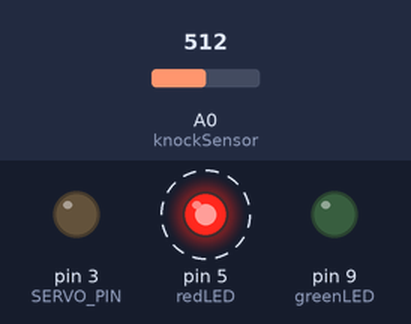
A sketch run on a simulated Arduino Uno, built with avr-gcc and run on an emulated ATmega328P. Shown: output pins drawn as LEDs (lit = HIGH). Dashed ring = blinking. The test bench sets the inputs (shaded band); at power-on: A0 (knockSensor) = 512.

Above: at 1.25 s.
1.3 s: A0 (knockSensor) set to 434
4.3 s: A0 (knockSensor) set to 411
At 5.9 s:
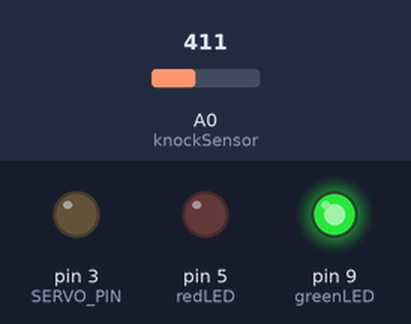
7.3 s: A0 (knockSensor) set to 430
At 9.5 s:
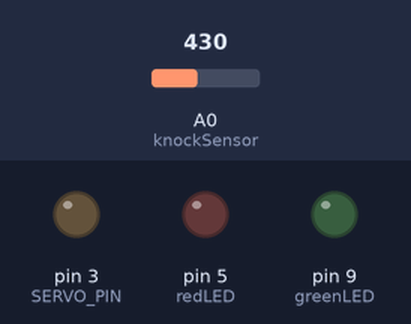
Timing chart, 0 to 16.3 s (numbered marks = the images above; inputs shaded):
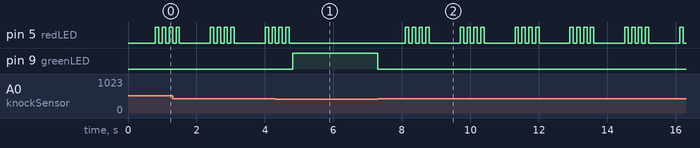

Measured:
- the behaviour switches between 420 and 419 on A0 (knockSensor) (found by bisection; images 0 and 1)
- after the input at 4.3 s, pin 5 (redLED): goes on until 4.7 s, then stays LOW; pin 9 (greenLED): LOW → HIGH after 0.51 s
- after the input at 7.3 s, pin 5 (redLED): LOW → HIGH after 0.80 s, then repeats every 1.6 s: 3 × (LOW 0.10 s, HIGH 0.10 s), LOW 0.90 s, HIGH 0.10 s; pin 9 (greenLED): HIGH → LOW at once

The sketch:

tempoTest.ino
```cpp
// (licence header left out)
//servo position definitions
#define LOCK_POSITION 2000
#define OPEN_POSITION 1200

// Pin definitions
#define SERVO_PIN 3//for servo library
const int knockSensor = A0;           // Microphone on pin A0.
const int servoMotor = 3;             // Gear motor used to turn the lock.
const int redLED = 5;                 // Red LED for warning
const int greenLED = 9;               // Green LED for displaying the pattern and showing correctness

// Tuning constants
const int threshold = 420;            // Minimum signal from the microphone to register as a knock
const int rejectValue = 25;           // If an individual knock is off by this percentage of a knock we don't unlock..
const int averageRejectValue = 15;    // If the average timing of the knocks is off by this percent we don't unlock.
const int knockFadeTime = 100;        // Milliseconds we allow a knock to fade before we listen for another one. (Debounce timer.)
const int lockTurnTime = 100;         // Milliseconds that we run the servo to get it into position.
const int numKnocks = 7;              // Number number of knocks to listen for.
const int knockComplete = 3000;       // Longest time to wait for a knock before we assume that it's finished.

// Variables.
int secretCode[numKnocks] = {50, 25, 25, 50, 100, 50, 0};   // Initial setup: "Shave and a Hair Cut, two bits."
int knockReadings[numKnocks];                               // When someone knocks this array fills with delays between knocks.
int knockSensorValue = 0;                                   // Last reading of the knock sensor.
int is_locked = false;                                      // Flag, indicates if the box is locked for now, present status

void setup() {
  pinMode(servoMotor, OUTPUT);
  pinMode(redLED, OUTPUT);
  pinMode(greenLED, OUTPUT);

  //Serial.begin(9600);
  //Serial.println("Program start.");

  digitalWrite(greenLED, HIGH);             // Green LED on, starts running the code.
}

void loop() {
  // Listen for any knock in general.
  knockSensorValue = analogRead(knockSensor);

  //Call the function to record the timing when a knock is detected
  if (knockSensorValue >=threshold){
    listenToSecretKnock();
  }
}

// Records the timing of knocks.
void listenToSecretKnock(){
  //Serial.println("knock starting");

  //initialization
  int i = 0;//index counter
  for (i=0;i<numKnocks;i++){
    knockReadings[i]=0;                      //Reset the listening array, all elements are initialized to zero
  }
  int currentKnockNumber=0;                 // Incrementer for the array.
  int startTime=millis();                   // Reference for when this knock started.
  int now=millis();

  digitalWrite(greenLED, LOW);              // Blink the LED for a bit as a visual indicator of the knock.
  delay(knockFadeTime);                     // Wait for this peak to fade before we listen to the next one.
  digitalWrite(greenLED, HIGH);
  do {                                      // Listen for the next knock or wait for it to timeout. (Goes directly to analysis when time out.)
    knockSensorValue = analogRead(knockSensor);
    if (knockSensorValue >=threshold){      // Got another knock.
      //record the delay time.
      //Serial.println("knock.");
      now=millis();
      knockReadings[currentKnockNumber] = now-startTime;
      Serial.println(knockReadings[currentKnockNumber]);
      currentKnockNumber ++;                // Increment the counter.
      startTime=now;
      // and reset our timer for the next knock
      digitalWrite(greenLED, LOW);
      delay(knockFadeTime);                 // Again, a little delay to let the knock decay.
      digitalWrite(greenLED, HIGH);
    }

    now=millis();

  } while ((now-startTime < knockComplete) && (currentKnockNumber < numKnocks)); //Check if timeout or if knocks has been runout.

  //See if the recorded knock is valid
    if (validateKnock() == true){
      boxUnlock();                       // If valid, unlock (or lock) the box
    }
    else {                                // Not valid, blinking red LED for warning.
      //Serial.println("Secret knock failed.");
      digitalWrite(greenLED, LOW);
      for (i=0;i<4;i++){
        digitalWrite(redLED, HIGH);
        delay(100);
        digitalWrite(redLED, LOW);
        delay(100);
      }
      digitalWrite(greenLED, HIGH);
    }
}


// Runs the servo to unlock (or lock) the box.
void boxUnlock(){
  Serial.println("box unlocked!");
  int i=0;

  //use servo libary
  servo_init();
  if (is_locked){
    open_box();
    is_locked = false;
  }
  else{
    lock_box();
    is_locked = true;
  }

  // Blink the green LED a few times for correct unlocking/locking
  for (i=0; i < 5; i++){
      digitalWrite(greenLED, LOW);
      delay(100);
      digitalWrite(greenLED, HIGH);
      delay(100);
  }

}

// Sees if detected knock matches the secret.
// returns true if it's a good knock, false if it's not.
boolean validateKnock(){
  int i=0;
  int currentKnockCount = 0;
  int secretKnockCount = 0;
  int maxKnockInterval = 0;                       // We use this later to normalize the times.

  // simplest check first: Did we get the right number of knocks?
  for (i=0;i<numKnocks;i++){
    if (knockReadings[i] > 0){
      currentKnockCount++;
    }
    if (secretCode[i] > 0){
      secretKnockCount++;
    }

    if (knockReadings[i] > maxKnockInterval){     // collect normalization data while we're looping.
      maxKnockInterval = knockReadings[i];
    }
  }
  if (currentKnockCount != secretKnockCount){
    return false;
  }

  /*  Now compare the relative intervals of two knocks, not the absolute time between them.
      (ie: if you do the same pattern slow or fast it should still open the box.)
  */
  int totaltimeDifferences=0;
  int timeDiff=0;
  for (i=0;i<numKnocks;i++){ // Normalize the times
    knockReadings[i]= map(knockReadings[i],0, maxKnockInterval, 0, 100);
    timeDiff = abs(knockReadings[i]-secretCode[i]);
    if (timeDiff > rejectValue){ // Individual value too far out of whack
      return false;
    }
    totaltimeDifferences += timeDiff;
  }
  // It can also fail if the whole thing is too inaccurate.
  if (totaltimeDifferences/secretKnockCount>averageRejectValue){
    return false;
  }
  return true;
}
```

Servo.ino
```cpp
/*
 * Servo library, contains functions to open and close the lock.
 */

#include <Servo.h>

Servo servo;

void servo_init(){
  pinMode(SERVO_PIN, OUTPUT);
}

void lock_box(){
  servo.attach(SERVO_PIN);
  servo.writeMicroseconds(LOCK_POSITION);
  delay(1000);
  servo.detach();
}

void open_box(){
  servo.attach(SERVO_PIN);
  servo.writeMicroseconds(OPEN_POSITION);
  delay(1000);
  servo.detach();
}
```
